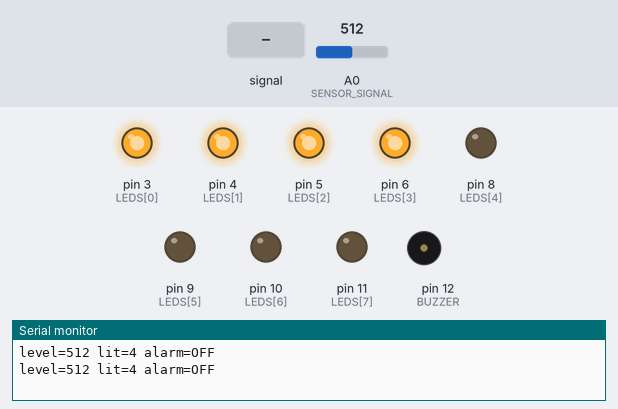
This sketch was run on a simulated Arduino Uno, built with avr-gcc and run on an emulated ATmega328P. Shown: output pins drawn as LEDs (lit = HIGH), buzzer (waves = sounding, pin HIGH), the last lines printed to the serial monitor. The inputs (shaded band) are chosen by the test bench; at power-on: A0 (SENSOR_SIGNAL) = 512. Pins used as bus, display or sensor lines are not drawn.

Above: at 10.8 s.
10.9 s: A0 (SENSOR_SIGNAL) set to 493
At 16.4 s:
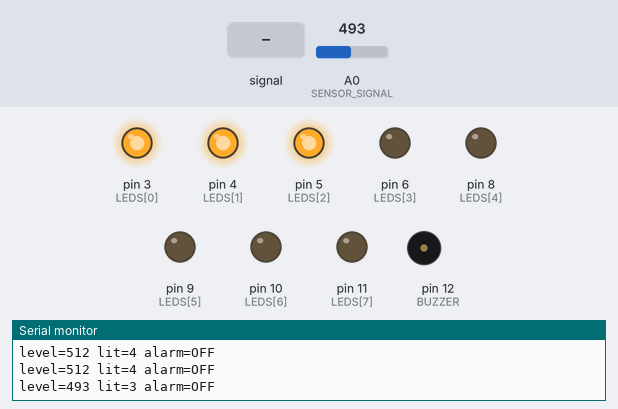
18.4 s: A0 (SENSOR_SIGNAL) fed a 200 Hz sine of ±255 counts around its level
At 21.4 s:
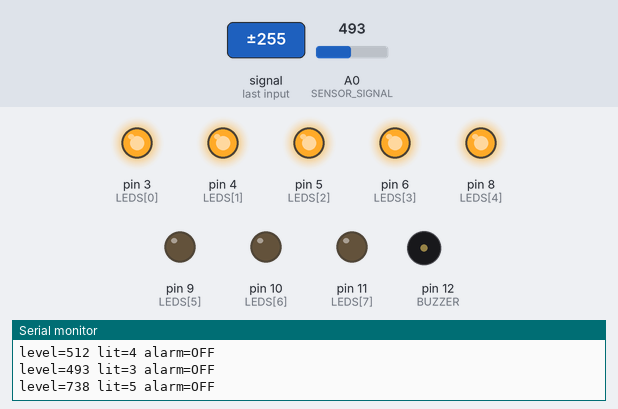
31.4 s: A0 (SENSOR_SIGNAL) set to 0
At 36.4 s:
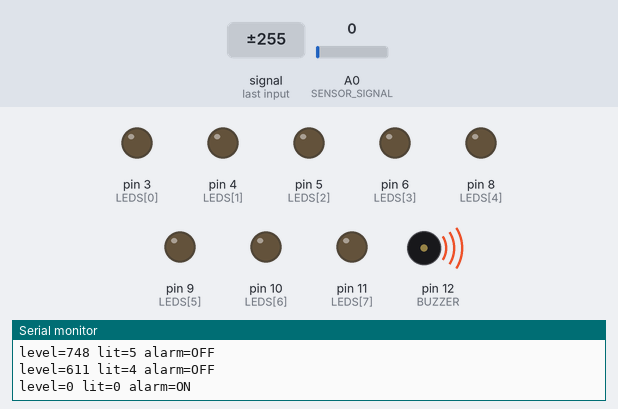
38.9 s: A0 (SENSOR_SIGNAL) set to 88
46.4 s: A0 (SENSOR_SIGNAL) set to 108
At 51.4 s:
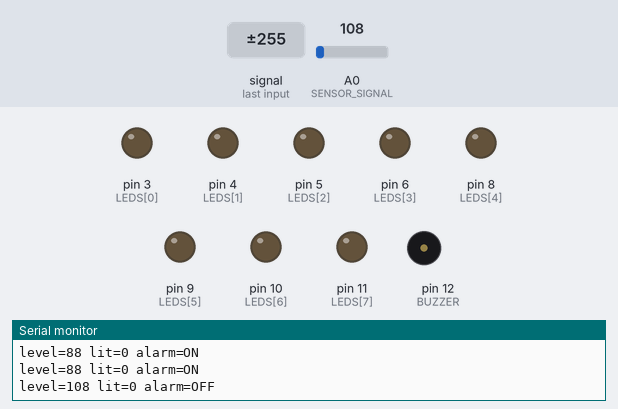
53.9 s: A0 (SENSOR_SIGNAL) fed a 200 Hz sine of ±81 counts around its level
At 56.4 s:
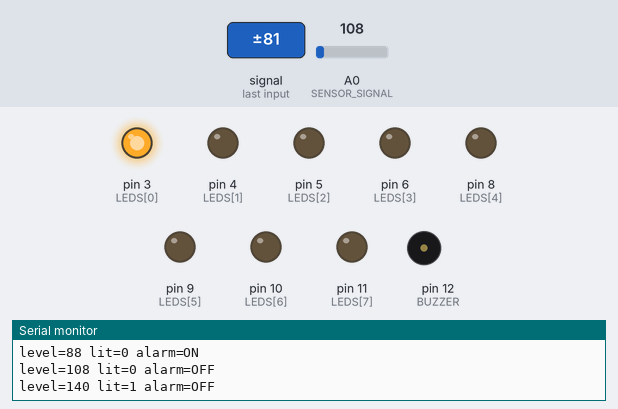
Timing chart, 0 to 57.9 s (numbered marks = the images above; inputs shaded):
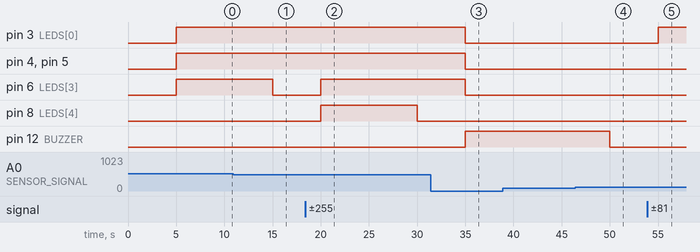

Measured:
- the behaviour switches between 512 and 511 on A0 (SENSOR_SIGNAL) (found by bisection; images 0 and 1)
- the behaviour switches between 99 and 100 on A0 (SENSOR_SIGNAL) (found by bisection; images 3 and 4)
- after the input at 10.9 s, pin 6 (LEDS[3]): HIGH → LOW after 4.1 s
- after the input at 18.4 s, pin 6 (LEDS[3]): LOW → HIGH after 1.6 s; pin 8 (LEDS[4]): LOW → HIGH after 1.6 s, → LOW 10.0 s later
- after the input at 31.4 s, pin 3 (LEDS[0]), pin 4 (LEDS[1]), pin 5 (LEDS[2]), pin 6 (LEDS[3]): HIGH → LOW after 3.6 s; pin 8 (LEDS[4]): stays LOW (without the input it goes to HIGH after 3.6 s); pin 12 (BUZZER): LOW → HIGH after 3.6 s
- after the input at 46.4 s, pin 12 (BUZZER): HIGH → LOW after 3.6 s
- after the input at 53.9 s, pin 3 (LEDS[0]): LOW → HIGH after 1.1 s

The sketch:

5.6.ino
```cpp
const int SENSOR_POWER = 7;
const int SENSOR_SIGNAL = A0;
const int BUZZER = 12;
const int LEDS[] = {3, 4, 5, 6, 8, 9, 10, 11};
const int N = 8;

const int CRITICAL = 100;
const unsigned long INTERVAL = 5000;
const int SETTLE_MS = 10;

unsigned long lastRead = 0;
int level = 0;

void setup() {
  Serial.begin(9600);
  pinMode(SENSOR_POWER, OUTPUT);
  digitalWrite(SENSOR_POWER, LOW);
  pinMode(BUZZER, OUTPUT);
  for (int i = 0; i < N; i++) pinMode(LEDS[i], OUTPUT);
}

int readLevel() {
  digitalWrite(SENSOR_POWER, HIGH);
  delay(SETTLE_MS);
  int v = analogRead(SENSOR_SIGNAL);
  digitalWrite(SENSOR_POWER, LOW);
  return v;
}

void setLeds(int lit) {
  for (int i = 0; i < N; i++) {
    digitalWrite(LEDS[i], i < lit ? HIGH : LOW);
  }
}

void loop() {
  if (millis() - lastRead < INTERVAL) return;
  lastRead = millis();

  level = readLevel();
  int lit = map(level, 0, 1023, 0, N);
  if (lit < 0) lit = 0;
  if (lit > N) lit = N;
  setLeds(lit);

  if (level < CRITICAL) {
    digitalWrite(BUZZER, HIGH);
  } else {
    digitalWrite(BUZZER, LOW);
  }

  Serial.print("level=");
  Serial.print(level);
  Serial.print(" lit=");
  Serial.print(lit);
  Serial.print(" alarm=");
  Serial.println(level < CRITICAL ? "ON" : "OFF");
}
```
